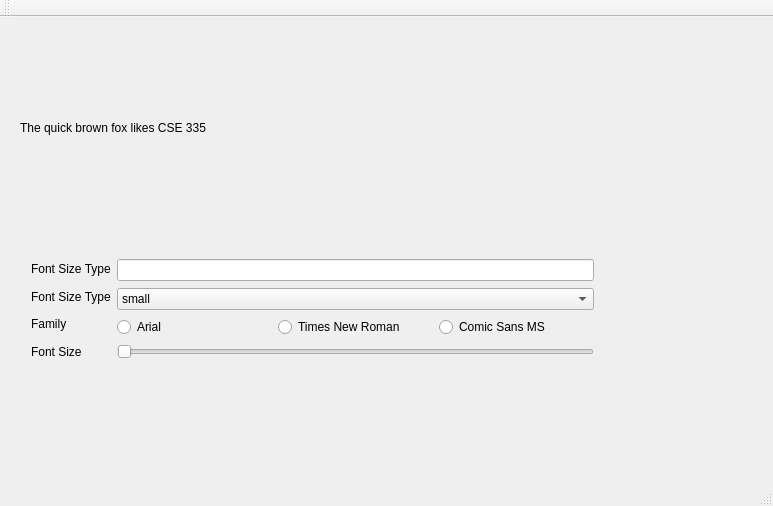
<?xml version="1.0" encoding="UTF-8"?>
<ui version="4.0">
 <class>MainWindow</class>
 <widget class="QMainWindow" name="MainWindow">
  <property name="geometry">
   <rect>
    <x>0</x>
    <y>0</y>
    <width>773</width>
    <height>506</height>
   </rect>
  </property>
  <property name="windowTitle">
   <string>MainWindow</string>
  </property>
  <widget class="QWidget" name="centralWidget">
   <widget class="label" name="labelFox">
    <property name="geometry">
     <rect>
      <x>20</x>
      <y>10</y>
      <width>741</width>
      <height>201</height>
     </rect>
    </property>
    <property name="text">
     <string>The quick brown fox likes CSE 335</string>
    </property>
   </widget>
   <widget class="QWidget" name="layoutWidget">
    <property name="geometry">
     <rect>
      <x>20</x>
      <y>230</y>
      <width>585</width>
      <height>126</height>
     </rect>
    </property>
    <layout class="QHBoxLayout" name="horizontalLayout_2">
     <item>
      <layout class="QVBoxLayout" name="verticalLayout">
       <item>
        <widget class="QLabel" name="sizetype">
         <property name="text">
          <string>Font Size Type</string>
         </property>
        </widget>
       </item>
       <item>
        <widget class="QLabel" name="sizetype_2">
         <property name="text">
          <string>Font Size Type</string>
         </property>
        </widget>
       </item>
       <item>
        <widget class="QLabel" name="family">
         <property name="text">
          <string>Family</string>
         </property>
        </widget>
       </item>
       <item>
        <widget class="QLabel" name="fontsize">
         <property name="text">
          <string>Font Size</string>
         </property>
        </widget>
       </item>
      </layout>
     </item>
     <item>
      <layout class="QVBoxLayout" name="verticalLayout_2">
       <item>
        <widget class="QLineEdit" name="lineEdit"/>
       </item>
       <item>
        <widget class="QComboBox" name="comboBox">
         <item>
          <property name="text">
           <string>small</string>
          </property>
         </item>
         <item>
          <property name="text">
           <string>medium</string>
          </property>
         </item>
         <item>
          <property name="text">
           <string>big</string>
          </property>
         </item>
        </widget>
       </item>
       <item>
        <layout class="QHBoxLayout" name="horizontalLayout">
         <item>
          <widget class="QRadioButton" name="AcheckBox">
           <property name="text">
            <string>Arial</string>
           </property>
          </widget>
         </item>
         <item>
          <widget class="QRadioButton" name="TcheckBox">
           <property name="text">
            <string>Times New Roman</string>
           </property>
          </widget>
         </item>
         <item>
          <widget class="QRadioButton" name="CcheckBox">
           <property name="text">
            <string>Comic Sans MS</string>
           </property>
          </widget>
         </item>
        </layout>
       </item>
       <item>
        <widget class="QSlider" name="horizontalSlider">
         <property name="orientation">
          <enum>Qt::Horizontal</enum>
         </property>
        </widget>
       </item>
      </layout>
     </item>
    </layout>
   </widget>
  </widget>
  <widget class="QMenuBar" name="menuBar">
   <property name="geometry">
    <rect>
     <x>0</x>
     <y>0</y>
     <width>773</width>
     <height>22</height>
    </rect>
   </property>
  </widget>
  <widget class="QToolBar" name="mainToolBar">
   <attribute name="toolBarArea">
    <enum>TopToolBarArea</enum>
   </attribute>
   <attribute name="toolBarBreak">
    <bool>false</bool>
   </attribute>
  </widget>
  <widget class="QStatusBar" name="statusBar"/>
 </widget>
 <layoutdefault spacing="6" margin="11"/>
 <customwidgets>
  <customwidget>
   <class>label</class>
   <extends>QLabel</extends>
   <header location="global">label.h</header>
  </customwidget>
 </customwidgets>
 <resources/>
 <connections/>
</ui>
